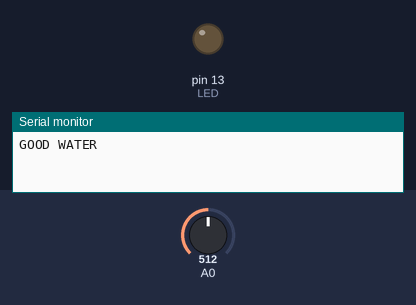
Simulated run of this sketch. Board: Arduino Uno, built with avr-gcc and run on an emulated ATmega328P. On the bench: output pins drawn as LEDs (lit = HIGH), the last lines printed to the serial monitor. The inputs (shaded band) are chosen by the test bench; at power-on: A0 = 512.

Above: at 1.8 s.
1.9 s: A0 set to 456
5.2 s: A0 set to 441
At 7.5 s:
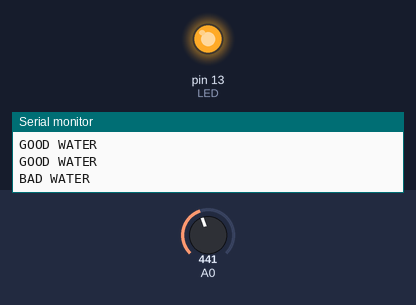
8.5 s: A0 set to 459
At 10.2 s:
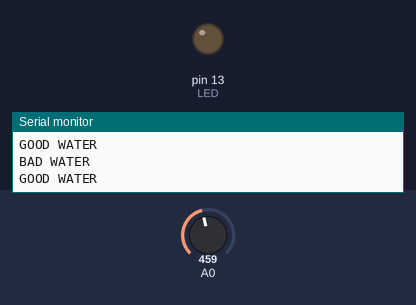
10.6 s: A0 set to 440
At 12.5 s:
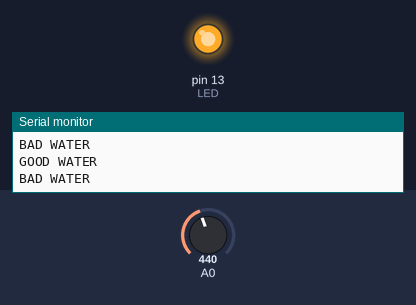
Timing chart, 0 to 14.0 s (numbered marks = the images above; inputs shaded):
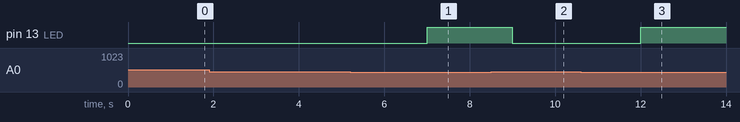

Measured:
- the behaviour switches between 449 and 448 on A0 (found by bisection; images 0 and 1)
- after the input at 5.2 s, pin 13 (LED): LOW → HIGH after 1.8 s
- after the input at 8.5 s, pin 13 (LED): HIGH → LOW after 0.50 s
- after the input at 10.6 s, pin 13 (LED): LOW → HIGH after 1.4 s

The sketch:

ph.ino
```cpp
int LED=13;
void setup() {
  Serial.begin(9600);
  pinMode(LED, OUTPUT);

}

void loop() {

int sensorValue = analogRead(A0);
//Serial.println(sensorValue);
delay(1000);
int ph_level=analogRead(A0);

//Serial.print("analog value: "); */

if(ph_level<449) {

Serial.println("BAD WATER");
digitalWrite(LED , HIGH);
  delay(1000);
}

if((ph_level>450)&&(ph_level<800)) {

Serial.println("GOOD WATER");
digitalWrite(LED, LOW);
  delay(1000);
delay(1000);

}

if(ph_level>801){
digitalWrite(LED, LOW);
//Serial.println("BAD WATER");
//delay(1000);

}

}
```
